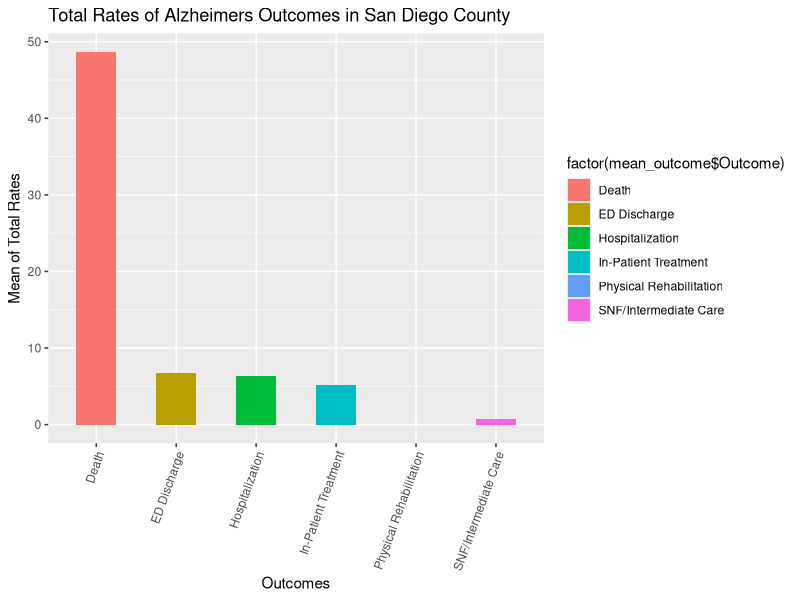

Generate this figure with R:
library(ggplot2)
alzheimers_data <- read.csv("Alzheimer_s_Disease.csv")
data_2017 <- alzheimers_data[alzheimers_data$Year == 2017,]

mean_outcome <- aggregate(data_2017[,
c("Total_MaleRate", "Total_FemaleRate", "TotalRate")],
by=list(Outcome = data_2017$OUTCOME), FUN=mean, na.rm=TRUE)
print(mean_outcome)


ggplot(data = mean_outcome, aes(x = mean_outcome$Outcome, y = mean_outcome$TotalRate)) + 
  geom_bar(stat="identity",aes(fill= factor(mean_outcome$Outcome)),
           width=0.5) +
  ggtitle("Total Rates of Alzheimers Outcomes in San Diego County")+
  ylab("Mean of Total Rates") +
  xlab("Outcomes") +
  theme(axis.text.x = element_text(angle=70, vjust=1, hjust=1))+
  list()

